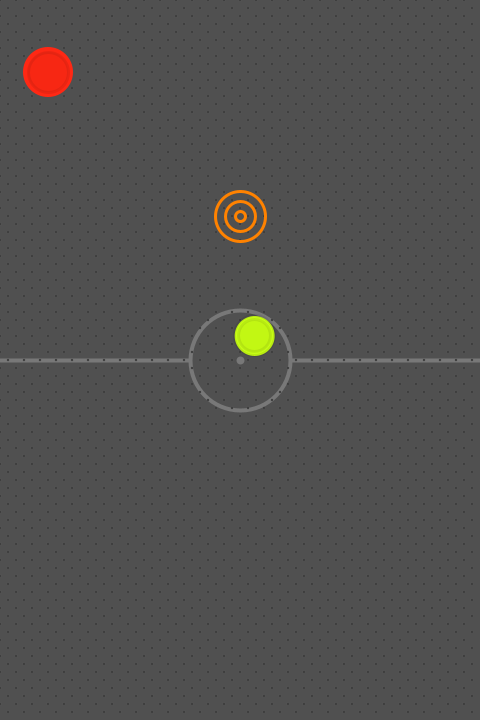
Frame 1 (no input)
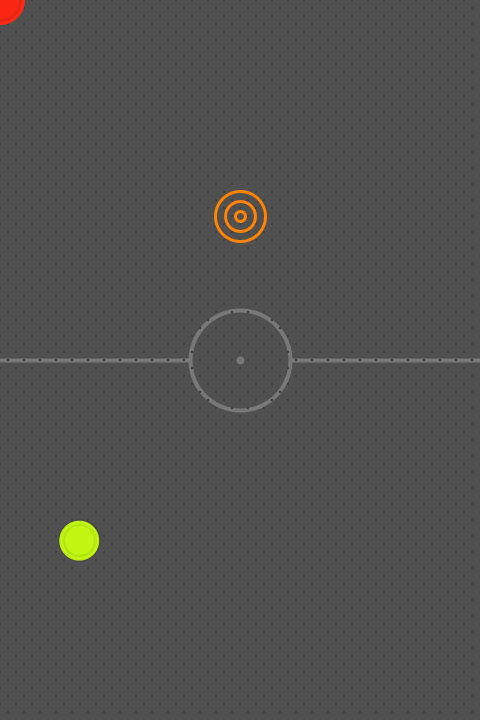
Frame 60 (the mouse pressed at the canvas centre just before this capture)
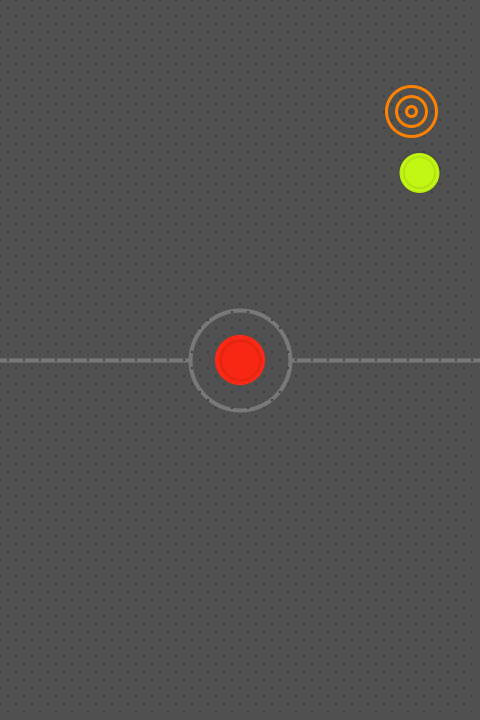
Frame 120 (the mouse held since frame 60 and released just before this capture)

The Processing sketch that drew these frames (run headless with seeded random() and noise(); from frame 60 on, the mouse is pressed at the canvas centre):

// Processing sketch: AirBall
// ── AirBall.pde
PGraphics back;

Mallet mallet;
Pointer pointer;
Puck puck;

void setup() {
  size(480, 720);
  mallet = new Mallet(width/2, height/2);
  pointer = new Pointer(width/2, height*0.3, 50);
  puck = new Puck(width/2, height/2);

  back = createGraphics(width, height);
  back.beginDraw();
  back.background(80);
  back.strokeWeight(4);
  back.stroke(120);
  back.line(0, height/2, width, height/2);
  back.fill(80);
  back.ellipse(width/2, height/2, 100, 100);
  back.ellipse(width/2, height/2, 4, 4);
  back.strokeWeight(1);
  back.fill(60);
  back.stroke(120, 20);
  int ss = 40;
  ss = 8;
  for (int j = 0; j < back.height; j+=ss) {
    for (int i = 0; i < back.width; i+=ss) {
      if ((i+j)%(ss*2) == 0) {
        back.ellipse(i, j, ss*0.3, ss*0.3);
      }
    }
  }
  back.endDraw();
  noStroke();
}

void draw() {
  image(back, 0, 0);

  pointer.update();
  mallet.update();
  puck.update();
}

class Puck {
  float x, y, s, r;
  float px, py;
  float vx, vy;
  float d = 0.993;
  Puck(float x, float y) {
    this.x = x;
    this.y = y;
    s = 40;
    r = s*0.5;

    vx = random(-1, 1)*50;
    vy = random(-1, 1)*50;
  }

  void update() {
    px = x;
    py = y;

    float dx = vx;
    float dy = vy;

    float mag = mag(dx, dy);
    float des = mag;
    while (des > 0) {
      float vel = 1./mag * min(des, 1);
      x += vx*vel;
      y += vy*vel;

      if ((x < r && vx < 0) || (x > width-r && vx > 0)) vx*=-1;
      if ((y < r && vy < 0) || (y > height-r && vy > 0)) vy*=-1;

      if (dist(x, y, mallet.x, mallet.y) < r+mallet.r) {
        float d = atan2(y-mallet.y, x-mallet.x); 
        hit(d, mallet.v);
      }

      des--;
    }

    if (dist(x, y, pointer.x, pointer.y) < r+pointer.r) {
      pointer.repos();
    }

    vx *= d;
    vy *= d;

    show();
  }

  void show() {
    fill(200, 255, 20);
    ellipse(x, y, s, s);
    stroke(0, 20);
    fill(0, 8);
    ellipse(x, y, s*0.8, s*0.8);
  }

  void hit(float d, float v) {
    float av = mag(vx, vy);
    float nv = v+av;
    if (nv > 20) nv = 20;
    vx = cos(d)*nv;
    vy = sin(d)*nv;
  }
}

class Mallet {
  float x, y, s, r;
  float px, py;
  float v;
  float sm = 0.8;
  Mallet(float x, float y) {
    this.x = x; 
    this.y = y;
    s = 50;
    r = s*0.5;
  }

  void update() {
    float nx = mouseX;
    float ny = mouseY;
    //if (ny < height/2+r) ny = height/2+r;
    px = x;
    py = y;
    x += (nx-x)*sm;
    y += (ny-y)*sm;

    v = dist(mouseX, mouseY, pmouseX, pmouseY)*0.2;
    if (v > 40) v = 40;

    show();
  }

  void show() {
    noStroke();
    fill(255, 40, 20);
    ellipse(x, y, s, s);
    stroke(0, 20);
    fill(0, 8);
    ellipse(x, y, s*0.8, s*0.8);
  }
}

class Pointer {
  float x, y, s, r;
  Pointer(float x, float y, float s) {
    this.x = x;
    this.y = y;
    this.s = s;
    r = s*0.5;
  }

  void update() {

    show();
  }

  void show() {
    int cc = 3;
    strokeWeight(3);
    stroke(255, 130, 0);
    noFill();
    for (int i = 0; i < cc; i++) {
      float ss = map(i, 0, cc-0.5, s, 0);
      ellipse(x, y, ss, ss);
    }
  }

  void repos() {
    x = random(s, width-s);
    y = random(s, height*0.5-s);
  }
}
